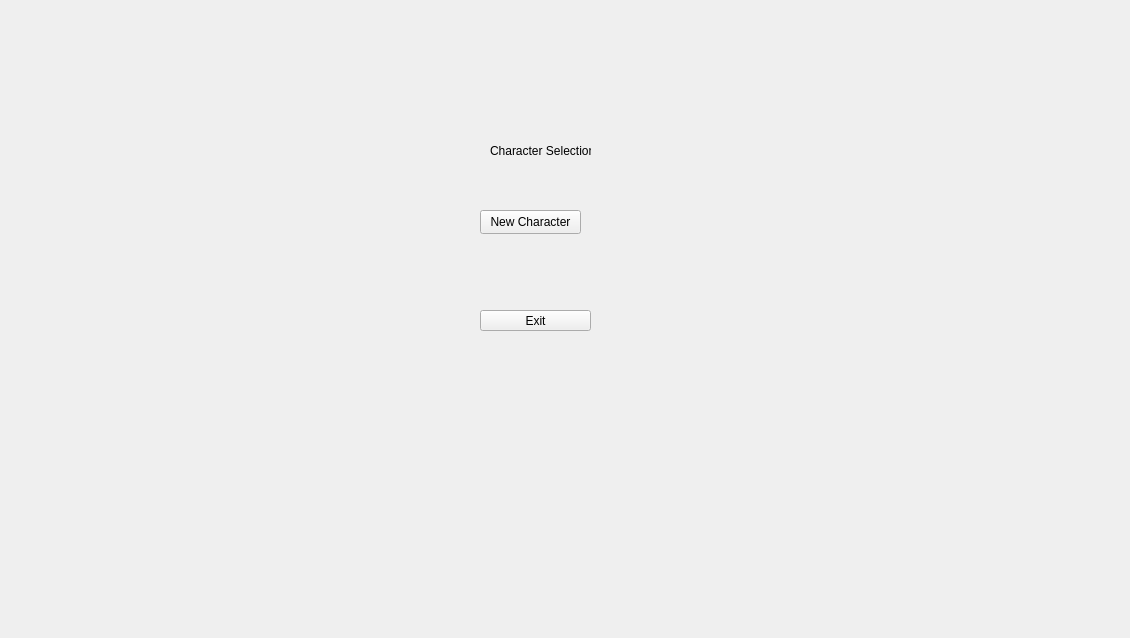
<?xml version="1.0" encoding="UTF-8"?>
<ui version="4.0">
 <class>CharacterEditorClass</class>
 <widget class="QWidget" name="CharacterEditorClass">
  <property name="geometry">
   <rect>
    <x>0</x>
    <y>0</y>
    <width>1130</width>
    <height>638</height>
   </rect>
  </property>
  <property name="windowTitle">
   <string>CharacterEditor</string>
  </property>
  <widget class="QStackedWidget" name="stackedWidget">
   <property name="geometry">
    <rect>
     <x>0</x>
     <y>10</y>
     <width>1081</width>
     <height>611</height>
    </rect>
   </property>
   <widget class="QWidget" name="widget_mainPage">
    <widget class="QLabel" name="label_title">
     <property name="geometry">
      <rect>
       <x>490</x>
       <y>100</y>
       <width>101</width>
       <height>81</height>
      </rect>
     </property>
     <property name="text">
      <string>Character Selection</string>
     </property>
    </widget>
    <widget class="QPushButton" name="button_mainPage_newCharacter">
     <property name="geometry">
      <rect>
       <x>480</x>
       <y>200</y>
       <width>101</width>
       <height>24</height>
      </rect>
     </property>
     <property name="text">
      <string>New Character</string>
     </property>
    </widget>
    <widget class="QPushButton" name="button_mainPage_exit">
     <property name="geometry">
      <rect>
       <x>480</x>
       <y>300</y>
       <width>111</width>
       <height>21</height>
      </rect>
     </property>
     <property name="text">
      <string>Exit</string>
     </property>
    </widget>
   </widget>
   <widget class="QWidget" name="widget_loadCharacter">
    <widget class="QLabel" name="label_loadCharacter_title">
     <property name="geometry">
      <rect>
       <x>500</x>
       <y>10</y>
       <width>241</width>
       <height>16</height>
      </rect>
     </property>
     <property name="text">
      <string>load character</string>
     </property>
    </widget>
    <widget class="QListView" name="list_loadCharacter_character">
     <property name="geometry">
      <rect>
       <x>100</x>
       <y>70</y>
       <width>381</width>
       <height>481</height>
      </rect>
     </property>
    </widget>
    <widget class="QPushButton" name="pushButton_loadCharacter_enterGame">
     <property name="geometry">
      <rect>
       <x>670</x>
       <y>240</y>
       <width>121</width>
       <height>51</height>
      </rect>
     </property>
     <property name="text">
      <string>Enter Game</string>
     </property>
    </widget>
   </widget>
   <widget class="QWidget" name="widget_newCharacter">
    <widget class="QLineEdit" name="input_newCharacter_name">
     <property name="geometry">
      <rect>
       <x>410</x>
       <y>110</y>
       <width>261</width>
       <height>31</height>
      </rect>
     </property>
    </widget>
    <widget class="QLabel" name="label">
     <property name="geometry">
      <rect>
       <x>410</x>
       <y>80</y>
       <width>111</width>
       <height>16</height>
      </rect>
     </property>
     <property name="text">
      <string>Character Name</string>
     </property>
    </widget>
    <widget class="QPushButton" name="button_newCharacter_createCharacter">
     <property name="geometry">
      <rect>
       <x>410</x>
       <y>150</y>
       <width>111</width>
       <height>24</height>
      </rect>
     </property>
     <property name="text">
      <string>Create Character</string>
     </property>
    </widget>
    <widget class="QPushButton" name="button_newCharacter_exit">
     <property name="geometry">
      <rect>
       <x>560</x>
       <y>150</y>
       <width>75</width>
       <height>24</height>
      </rect>
     </property>
     <property name="text">
      <string>Exit</string>
     </property>
    </widget>
   </widget>
  </widget>
 </widget>
 <layoutdefault spacing="6" margin="11"/>
 <resources/>
 <connections/>
</ui>
